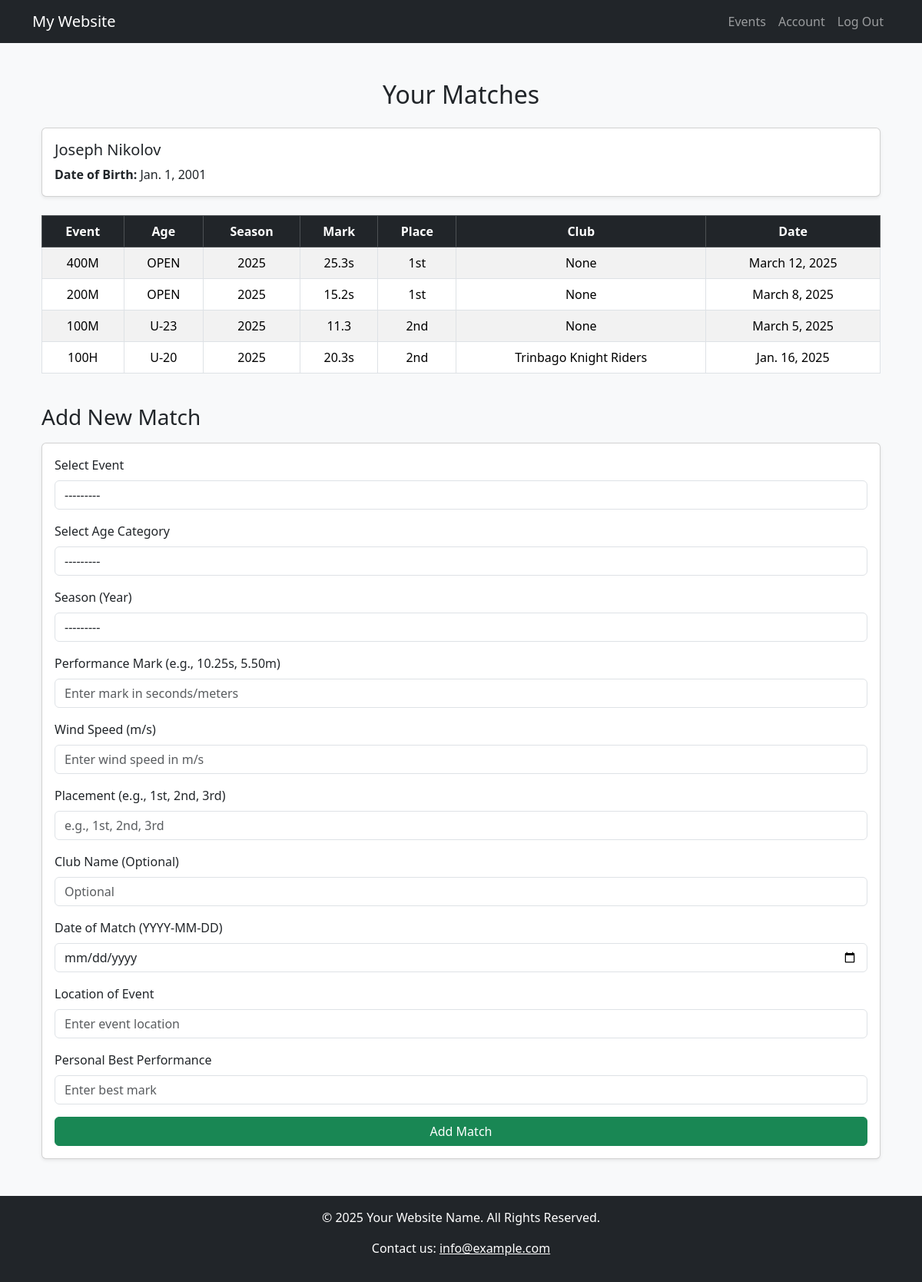
/athlete/matches/ (signed in), run on an earlier commit of the app's database.
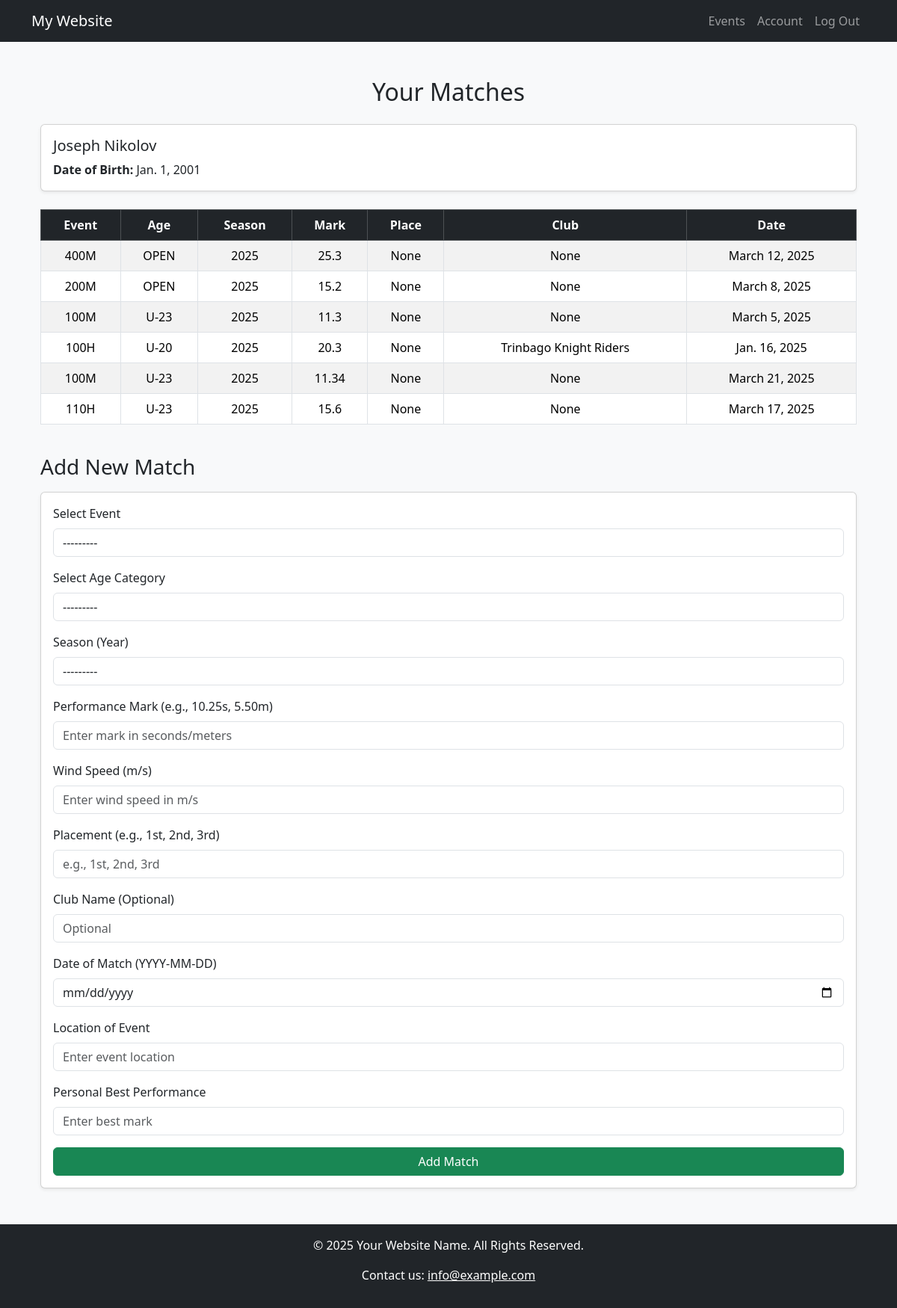
And on a later commit of the database.
### webApp/models.py (models this page shows, shortened)
class Match(models.Model):
    AGES = [
        ("OPEN", "Open"),
        ("U-23", "Under-23"),
        ("U-20", "Under-20"),
        ("U-18", "Under-18"),
        ("U-17", "Under-17"),
        ("U-15", "Under-15"),
        ("U-13", "Under-13"),
        ("U-11", "Under-11"),
        ("U-09", "Under-9"),
    ]
    SEASON = [
        (2025, "2025"),
        (2024, "2024"),
        (2023, "2023"),
        (2022, "2022"),
        (2021, "2021"),
        (2020, "2020"),
        (2019, "2019"),
    ]
    EVENTS = [
        ("60M", "60 Meters"),
        ("80M", "80 Meters"),
        ("100M", "100 Meters"),
        ("200M", "200 Meters"),
        ("400M", "400 Meters"),
        ("800M", "800 Meters"),
        ("1000M", "1000 Meters"),
        ("1200M", "1200 Meters"),
        ("1500M", "1500 Meters"),
        ("3000M", "3000 Meters"),
        ("5000M", "5000 Meters"),
        ("10000M", "10000 Meters"),
        ("60H", "60 Hurdles"),
        ("100H", "100 Hurdles"),
        ("110H", "110 Hurdles"),
        ("400H", "400 Hurdles"),
        ("3000SC", "3000 SC"),
        ("4100R", "4×100 Relay"),
        ("4400R", "4×400 Relay"),
        ("HM", "Half Marathon"),
        ("M", "Marathon"),
        ("20KW", "20K Walk"),
        ("PENT", "Pentathlon"),
        ("HEPT", "Heptathlon"),
        ("OCTA", "Octathlon"),
        ("DECA", "Decathlon"),
        ("HJ", "High Jump"),
        ("LJ", "Long Jump"),
        ("TRJ", "Triple Jump"),
        ("PV", "Pole Vault"),
        ("DISCUS", "Discus"),
        ("JAVE", "Javelin"),
        ("HAM", "Hammer"),
        ("SHOT", "Shot Put"),
        ("80H", "80 Hurdles"),
        ("BT", "Ball Throw"),
    ]
    matchID = models.AutoField(primary_key=True)
    athlete = models.ForeignKey(AthleteProfile, on_delete=models.CASCADE, related_name="matches")
    event = models.CharField(max_length=20, choices=EVENTS, null=True)
    windSpeed = models.DecimalField(max_digits=3, decimal_places=1)
    place = models.CharField(max_length=200, null=True, blank=True)
    date = models.DateField(blank=False)
    location = models.CharField(max_length=200)
    mark = models.CharField(max_length=10)
    age = models.CharField(max_length=5, choices=AGES)
    club = models.CharField(max_length=200, default=None, blank=True, null=True)
    personalBest = models.DecimalField(max_digits=10, decimal_places=2, blank=True, null=True)
    season = models.IntegerField(choices=SEASON)
    gender = models.CharField(max_length=6, choices=AthleteProfile.GENDER)

### webApp/views.py (the view)
# urls.py: path('athlete/matches/', views.athlete_matches, name='athlete_matches'),
@login_required
def athlete_matches(request):
    user = request.user
    try:
        athlete = AthleteProfile.objects.get(user=user)
    except AthleteProfile.DoesNotExist:
        athlete = None
    matches = Match.objects.filter(athlete=athlete)
    if request.method == 'POST':
        form = MatchForm(request.POST)
        if form.is_valid():
            new_match = form.save(commit=False)
            new_match.athlete = athlete
            new_match.gender = athlete.gender
            new_match.save()
            return redirect('athlete_matches')
    else:
        form = MatchForm()
    return render(request, 'website/athlete_matches.html', {'matches': matches, 'form': form, 'athlete': athlete})

### webApp/templates/website/athlete_matches.html (shortened to what this page needs)
{% extends "website/layout.html" %}
{% block body %}
<div class="container my-5">
    <h2 class="text-center mb-4">Your Matches</h2>
    <div class="card mb-4 shadow-sm">
        <div class="card-body">
            <h5 class="card-title">{{ athlete.name }}</h5>
            <p class="card-text"><strong>Date of Birth:</strong> {{ athlete.dob }}</p>
        </div>
    </div>
    <div class="table-responsive">
        <table class="table table-striped table-bordered text-center">
            <thead class="table-dark">
                <tr>
                    <th>Event</th>
                    <th>Age</th>
                    <th>Season</th>
                    <th>Mark</th>
                    <th>Place</th>
                    <th>Club</th>
                    <th>Date</th>
                </tr>
            </thead>
            <tbody>
                {% for match in matches %}
                <tr>
                    <td>{{ match.event }}</td>
                    <td>{{ match.age }}</td>
                    <td>{{ match.season }}</td>
                    <td>{{ match.mark }}</td>
                    <td>{{ match.place }}</td>
                    <td>{{ match.club }}</td>
                    <td>{{ match.date }}</td>
                </tr>
                {% empty %}
                <tr>
                    <td colspan="7" class="text-muted">No matches recorded yet.</td>
                </tr>
                {% endfor %}
            </tbody>
        </table>
    </div>
    <section class="mt-4">
        <h3 class="mb-3">Add New Match</h3>
        <div class="card shadow-sm">
            <div class="card-body">
                <form method="POST">
                    {% for field in form %}
                        <div class="mb-3">
                            <label class="form-label d-block">{{ field.label }}</label>
                            {{ field }}
                        </div>
                    {% endfor %}
                    <button type="submit" class="btn btn-success w-100">Add Match</button>
                </form>
            </div>
        </div>
    </section>
</div>
{% endblock %}

What changed in the data, as far as the page shows it:
changed Match "March 12, 2025": mark "25.3s" → "25.3"; place "1st" → "None"
changed Match "March 8, 2025": mark "15.2s" → "15.2"; place "1st" → "None"
changed Match "March 5, 2025": place "2nd" → "None"
changed Match "Trinbago Knight Riders": mark "20.3s" → "20.3"; place "2nd" → "None"
added Match: event "100M", age "U-23", season "2025", mark "11.34", place "None", club "None", date "March 21, 2025"
added Match: event "110H", age "U-23", season "2025", mark "15.6", place "None", club "None", date "March 17, 2025"
